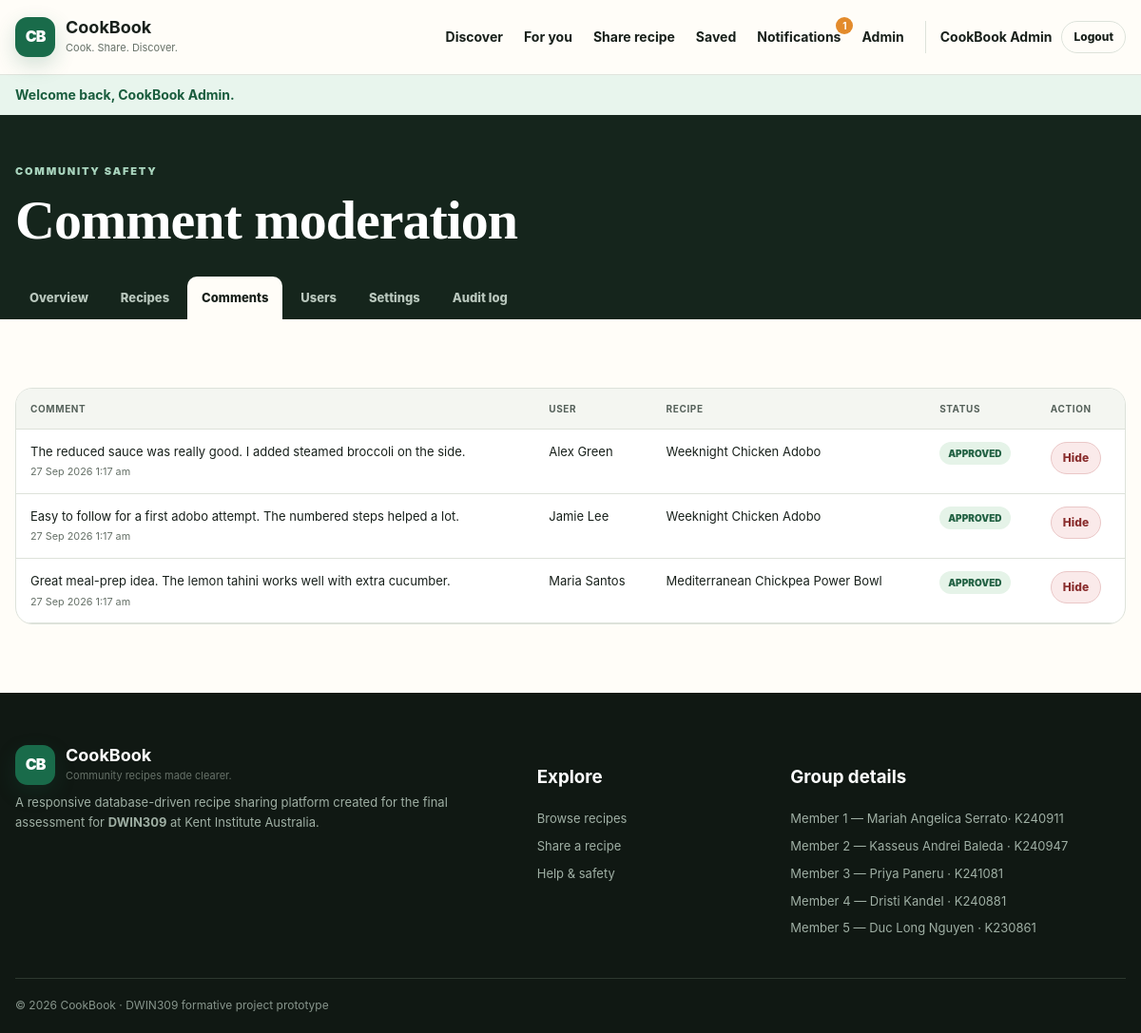
The app's page /admin/comments.php (signed in) with its own data.
### tables this page shows
CREATE TABLE comments (
    id INT UNSIGNED AUTO_INCREMENT PRIMARY KEY,
    user_id INT UNSIGNED NOT NULL,
    recipe_id INT UNSIGNED NOT NULL,
    body VARCHAR(1000) NOT NULL,
    status ENUM('approved','hidden') NOT NULL DEFAULT 'approved',
    created_at TIMESTAMP NOT NULL DEFAULT CURRENT_TIMESTAMP,
    CONSTRAINT fk_comments_user FOREIGN KEY (user_id) REFERENCES users(id) ON DELETE CASCADE,
    CONSTRAINT fk_comments_recipe FOREIGN KEY (recipe_id) REFERENCES recipes(id) ON DELETE CASCADE,
    INDEX idx_comments_recipe_status (recipe_id, status, created_at)
);

CREATE TABLE users (
    id INT UNSIGNED AUTO_INCREMENT PRIMARY KEY,
    email VARCHAR(190) NOT NULL UNIQUE,
    display_name VARCHAR(80) NOT NULL,
    password_hash VARCHAR(255) NOT NULL,
    role ENUM('user','admin') NOT NULL DEFAULT 'user',
    bio VARCHAR(500) NULL,
    profile_image VARCHAR(255) NULL,
    dietary_preferences VARCHAR(255) NULL,
    is_active TINYINT(1) NOT NULL DEFAULT 1,
    created_at TIMESTAMP NOT NULL DEFAULT CURRENT_TIMESTAMP,
    updated_at TIMESTAMP NOT NULL DEFAULT CURRENT_TIMESTAMP ON UPDATE CURRENT_TIMESTAMP,
    INDEX idx_users_role_active (role, is_active)
);

CREATE TABLE recipes (
    id INT UNSIGNED AUTO_INCREMENT PRIMARY KEY,
    author_id INT UNSIGNED NOT NULL,
    title VARCHAR(150) NOT NULL,
    slug VARCHAR(190) NOT NULL UNIQUE,
    description TEXT NOT NULL,
    cuisine VARCHAR(80) NOT NULL,
    category VARCHAR(80) NOT NULL,
    difficulty ENUM('Easy','Medium','Hard') NOT NULL DEFAULT 'Easy',
    prep_minutes SMALLINT UNSIGNED NOT NULL DEFAULT 0,
    cook_minutes SMALLINT UNSIGNED NOT NULL DEFAULT 0,
    servings SMALLINT UNSIGNED NOT NULL DEFAULT 1,
    cover_image VARCHAR(255) NULL,
    video_url VARCHAR(500) NULL,
    status ENUM('pending','approved','rejected') NOT NULL DEFAULT 'pending',
    is_sponsored TINYINT(1) NOT NULL DEFAULT 0,
    is_premium TINYINT(1) NOT NULL DEFAULT 0,
    views INT UNSIGNED NOT NULL DEFAULT 0,
    published_at DATETIME NULL,
    created_at TIMESTAMP NOT NULL DEFAULT CURRENT_TIMESTAMP,
    updated_at TIMESTAMP NOT NULL DEFAULT CURRENT_TIMESTAMP ON UPDATE CURRENT_TIMESTAMP,
    CONSTRAINT fk_recipes_author FOREIGN KEY (author_id) REFERENCES users(id) ON DELETE CASCADE,
    INDEX idx_recipes_status_publish (status, published_at),
    INDEX idx_recipes_discovery (cuisine, category, difficulty),
    FULLTEXT INDEX ft_recipe_text (title, description)
);

### includes/functions.php (called while the page is built, shortened)
<?php
require_once __DIR__ . '/../config/db.php';
function url(string $path = ''): string
{
    return APP_BASE . ($path !== '' ? '/' . ltrim($path, '/') : '');
}
function e(?string $value): string
{
    return htmlspecialchars((string)$value, ENT_QUOTES, 'UTF-8');
}
function consume_flashes(): array
{
    $items = $_SESSION['flash'] ?? [];
    return $items;
}

### config/db.php (called while the page is built, shortened)
<?php
function db(): PDO
{
    static $pdo = null;
    if ($pdo instanceof PDO) {
        return $pdo;
    }
    $dsn = sprintf('mysql:host=%s;port=%d;dbname=%s;charset=utf8mb4', DB_HOST, DB_PORT, DB_NAME);
    $pdo = new PDO($dsn, DB_USER, DB_PASS, [
        PDO::ATTR_ERRMODE => PDO::ERRMODE_EXCEPTION,
        PDO::ATTR_DEFAULT_FETCH_MODE => PDO::FETCH_ASSOC,
        PDO::ATTR_EMULATE_PREPARES => false,
    ]);
    return $pdo;
}

### admin/comments.php (the view)
<?php
declare(strict_types=1);require_once __DIR__.'/../includes/functions.php';require_admin();if($_SERVER['REQUEST_METHOD']==='POST'){verify_csrf();$id=(int)($_POST['id']??0);$action=$_POST['action']??'';if(in_array($action,['approve','hide'],true)){$status=$action==='approve'?'approved':'hidden';db()->prepare('UPDATE comments SET status=? WHERE id=?')->execute([$status,$id]);audit('MODERATE_COMMENT',$id,$status);flash('success','Comment status updated.');}redirect('admin/comments.php');}$items=db()->query('SELECT c.*,u.display_name,r.title FROM comments c JOIN users u ON u.id=c.user_id JOIN recipes r ON r.id=c.recipe_id ORDER BY c.created_at DESC')->fetchAll();$pageTitle='Comment moderation';require __DIR__.'/../includes/header.php';?>
<section class="admin-head"><div class="container"><span class="eyebrow light">Community safety</span><h1>Comment moderation</h1><nav class="admin-tabs"><a href="<?=e(url('admin/index.php'))?>">Overview</a><a href="<?=e(url('admin/recipes.php'))?>">Recipes</a><a class="active" href="<?=e(url('admin/comments.php'))?>">Comments</a><a href="<?=e(url('admin/users.php'))?>">Users</a><a href="<?=e(url('admin/settings.php'))?>">Settings</a><a href="<?=e(url('admin/audit.php'))?>">Audit log</a></nav></div></section><section class="section container"><div class="table-wrap"><table><thead><tr><th>Comment</th><th>User</th><th>Recipe</th><th>Status</th><th>Action</th></tr></thead><tbody><?php foreach($items as $c):?><tr><td><?=e(mb_strimwidth($c['body'],0,160,'…'))?><small><?=e(date('j M Y g:i a',strtotime($c['created_at'])))?></small></td><td><?=e($c['display_name'])?></td><td><a href="<?=e(url('recipe.php?id='.$c['recipe_id']))?>"><?=e($c['title'])?></a></td><td><span class="status status-<?=e($c['status']==='approved'?'approved':'rejected')?>"><?=e($c['status'])?></span></td><td><div class="action-row"><?php if($c['status']!=='approved'):?><form method="post"><?=csrf_field()?><input type="hidden" name="id" value="<?=$c['id']?>"><button class="button button-small button-success" name="action" value="approve">Approve</button></form><?php endif;?><?php if($c['status']!=='hidden'):?><form method="post"><?=csrf_field()?><input type="hidden" name="id" value="<?=$c['id']?>"><button class="button button-small button-danger" name="action" value="hide">Hide</button></form><?php endif;?></div></td></tr><?php endforeach;?></tbody></table></div></section><?php require __DIR__.'/../includes/footer.php';?>

### assets/css/style.css (style rules this page uses)
:root { --ink:#18201b;--muted:#667168;--paper:#fffdf8;--surface:#ffffff;--soft:#f4f5ec;--line:#dde2da; --brand:#196b4a;--brand-dark:#104b35;--accent:#e38b2c;--danger:#a53c3c;--success:#27734f; --shadow:0 18px 50px rgba(24,32,27,.09);--radius:22px;--radius-sm:13px;--max:1180px; }
* { box-sizing:border-box }
html { scroll-behavior:smooth }
body { margin:0;font-family:Inter,ui-sans-serif,system-ui,-apple-system,"Segoe UI",sans-serif;background:var(--paper);color:var(--ink);line-height:1.6 }
a { color:inherit;text-decoration:none }
button,input,select,textarea { font:inherit }
button { cursor:pointer }
.container { width:min(calc(100% - 32px),var(--max));margin-inline:auto }
.button { display:inline-flex;align-items:center;justify-content:center;gap:7px;border:1px solid transparent;border-radius:999px;padding:11px 18px;font-weight:800;font-size:14px;transition:.18s ease;min-height:44px }
.button-small { min-height:34px;padding:6px 12px;font-size:12px }
.button-danger { background:#faeaea;color:#8a2e2e;border-color:#eac7c7 }
.eyebrow { text-transform:uppercase;letter-spacing:1.8px;font-size:11px;font-weight:900;color:var(--brand) }
.eyebrow.light { color:#a9d5be }
.section { padding:72px 0 }
.section h1,.section h2,.browse-head h1,.editor-head h1,.admin-head h1 { font-family:Georgia,"Times New Roman",serif;line-height:1.1;letter-spacing:-1px }
.section h1,.browse-head h1,.editor-head h1,.admin-head h1 { font-size:clamp(38px,5vw,58px);margin:8px 0 14px }
.admin-head { background:#15251c;color:#fff;padding:45px 0 0 }
.admin-tabs { display:flex;gap:4px;overflow:auto;margin-top:27px }
.admin-tabs a { padding:12px 15px;border-radius:10px 10px 0 0;color:#b9c7bd;font-size:13px;font-weight:800;white-space:nowrap }
.admin-tabs a:hover,.admin-tabs a.active { background:var(--paper);color:var(--ink) }
.status { display:inline-flex;border-radius:999px;padding:4px 9px;font-size:10px;font-weight:900;text-transform:uppercase }
.status-approved { background:#e5f3e8;color:#226143 }
.table-wrap { overflow:auto;border:1px solid var(--line);border-radius:18px;background:#fff }
table { border-collapse:collapse;width:100%;min-width:760px }
th,td { text-align:left;padding:13px 15px;border-bottom:1px solid var(--line);font-size:13px;vertical-align:top }
th { background:#f4f6f1;color:#55615a;text-transform:uppercase;font-size:10px;letter-spacing:.6px }
td small { display:block;color:var(--muted);margin-top:3px }
.action-row { display:flex;flex-wrap:wrap;gap:5px }
.action-row form { display:inline-flex }

### records on screen
comments: body "The reduced sauce was really good. I added steamed broccoli on the side.", created_at "27 Sep 2026 1:17 am", user.display_name "Alex Green", recipe.title "Weeknight Chicken Adobo", status "APPROVED"
comments: body "Easy to follow for a first adobo attempt. The numbered steps helped a lot.", created_at "27 Sep 2026 1:17 am", user.display_name "Jamie Lee", recipe.title "Weeknight Chicken Adobo", status "APPROVED"
comments: body "Great meal-prep idea. The lemon tahini works well with extra cucumber.", created_at "27 Sep 2026 1:17 am", user.display_name "Maria Santos", recipe.title "Mediterranean Chickpea Power Bowl", status "APPROVED"

### other values on screen
$count "1"
$user['display_name'] "CookBook Admin"
$flash['message'] "Welcome back, CookBook Admin."
